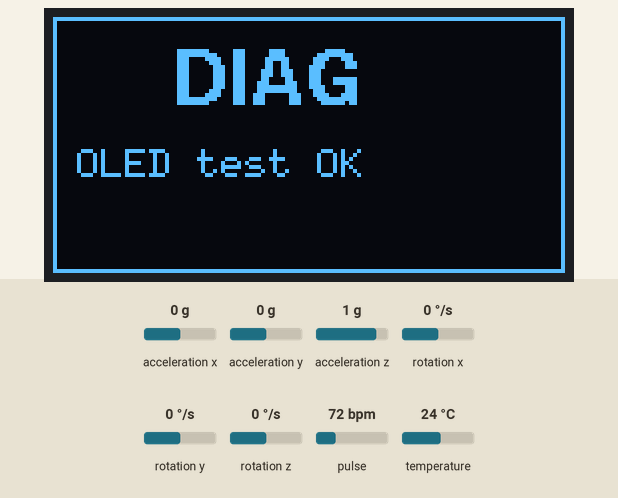
This sketch was run on a simulated ESP32-C3. Shown: 128×64 one-colour display. The inputs (shaded band) are chosen by the test bench; at power-on: acceleration x 0 g, acceleration y 0 g, acceleration z 1 g, rotation x 0 °/s, rotation y 0 °/s, rotation z 0 °/s, pulse 72 bpm, temperature 24 °C. What the sketch prints to the serial monitor is not drawn.

Above: at 1.6 s.

The sketch:

watch_diag.ino
```cpp
/*
 * FitnessAI Watch — hardware DIAGNOSTIC sketch (not the product firmware).
 * Board: ESP32-C3 SuperMini.  Flash with CDCOnBoot=cdc so Serial is on USB.
 *
 * Tests every component on the shared I2C bus one at a time and streams live
 * values over USB serial so each part can be verified interactively:
 *   1. I2C scan          — lists every address that ACKs on SDA=7 / SCL=8
 *   2. SSD1306 OLED       — draws a visible DIAG test screen
 *   3. MAX30105 (HR)      — part ID + live IR/RED (put a finger on it → IR jumps)
 *   4. MPU6050 (IMU)      — live accel/gyro/temp (tilt/shake → values change)
 *
 * Wiring lives in the product config.h; this sketch hard-codes the same pins
 * so it stands alone.
 */

#include <Wire.h>
#include <U8g2lib.h>
#include <MAX30105.h>
#include <Adafruit_MPU6050.h>
#include <Adafruit_Sensor.h>

// Same bus as the product firmware (config.h): SDA=7, SCL=8.
static const int PIN_SDA = 7;
static const int PIN_SCL = 8;
static const uint8_t OLED_ADDR = 0x3C;
static const uint8_t MAX_ADDR  = 0x57;
static const uint8_t MPU_ADDR  = 0x68;

U8G2_SSD1306_128X64_NONAME_F_HW_I2C u8g2(U8G2_R0, /*reset=*/U8X8_PIN_NONE);
MAX30105 particleSensor;
Adafruit_MPU6050 mpu;

static bool oledOk = false, maxOk = false, mpuOk = false;

static void i2cScan() {
  Serial.println(F("\n[1] I2C scan on SDA=7 SCL=8 ..."));
  int found = 0;
  for (uint8_t a = 0x08; a <= 0x77; a++) {
    Wire.beginTransmission(a);
    if (Wire.endTransmission() == 0) {
      Serial.printf("    ACK 0x%02X", a);
      if (a == OLED_ADDR) Serial.print(F("  <- SSD1306 OLED"));
      else if (a == MAX_ADDR) Serial.print(F("  <- MAX3010x HR"));
      else if (a == MPU_ADDR) Serial.print(F("  <- MPU6050 IMU"));
      Serial.println();
      found++;
    }
  }
  Serial.printf("    %d device(s) found.\n", found);
}

void setup() {
  Serial.begin(115200);
  delay(1500);                       // give USB CDC time to enumerate
  Serial.println(F("\n===== FitnessAI Watch — HARDWARE DIAGNOSTIC ====="));

  Wire.begin(PIN_SDA, PIN_SCL);
  Wire.setClock(400000);

  i2cScan();

  Serial.println(F("\n[2] SSD1306 OLED init ..."));
  u8g2.setI2CAddress(OLED_ADDR << 1);
  oledOk = u8g2.begin();
  Serial.println(oledOk ? F("    OLED begin() OK — check the screen for 'DIAG'")
                        : F("    OLED begin() FAILED"));
  if (oledOk) {
    u8g2.clearBuffer();
    u8g2.setFont(u8g2_font_helvB14_tr);
    u8g2.drawStr(30, 22, "DIAG");
    u8g2.setFont(u8g2_font_6x10_tr);
    u8g2.drawStr(6, 40, "OLED test OK");
    u8g2.drawFrame(0, 0, 128, 64);
    u8g2.sendBuffer();
  }

  Serial.println(F("\n[3] MAX30105 (heart rate) init ..."));
  maxOk = particleSensor.begin(Wire, I2C_SPEED_FAST, MAX_ADDR);
  if (maxOk) {
    particleSensor.setup(0x1F, 4, 2, 400, 411, 4096);
    Serial.printf("    MAX3010x found. part ID = 0x%02X, rev = 0x%02X\n",
                  particleSensor.readPartID(), particleSensor.getRevisionID());
    Serial.println(F("    -> place a finger on the sensor; IR should exceed ~50000"));
  } else {
    Serial.println(F("    MAX3010x NOT found on the bus"));
  }

  Serial.println(F("\n[4] MPU6050 (accel/gyro) init ..."));
  mpuOk = mpu.begin(MPU_ADDR, &Wire);
  if (mpuOk) {
    mpu.setAccelerometerRange(MPU6050_RANGE_8_G);
    mpu.setGyroRange(MPU6050_RANGE_500_DEG);
    mpu.setFilterBandwidth(MPU6050_BAND_21_HZ);
    Serial.println(F("    MPU6050 found. -> tilt/shake the board; accel should change"));
  } else {
    Serial.println(F("    MPU6050 NOT found on the bus"));
  }

  Serial.printf("\nSUMMARY  OLED:%s  HR:%s  IMU:%s\n",
                oledOk ? "OK" : "FAIL",
                maxOk  ? "OK" : "FAIL",
                mpuOk  ? "OK" : "FAIL");
  Serial.println(F("Streaming live values (one line/500ms) ...\n"));
}

void loop() {
  static uint32_t last = 0;
  if (millis() - last < 500) return;
  last = millis();

  Serial.print("HR ");
  if (maxOk) {
    long ir = particleSensor.getIR();
    long red = particleSensor.getRed();
    Serial.printf("IR=%-7ld RED=%-7ld %s", ir, red,
                  ir > 50000 ? "[finger]" : "[  no  ]");
  } else Serial.print("--");

  Serial.print("   IMU ");
  if (mpuOk) {
    sensors_event_t a, g, t;
    mpu.getEvent(&a, &g, &t);
    Serial.printf("ax=%+.2f ay=%+.2f az=%+.2f  gz=%+.2f  T=%.1fC",
                  a.acceleration.x, a.acceleration.y, a.acceleration.z,
                  g.gyro.z, t.temperature);
  } else Serial.print("--");

  Serial.println();
}
```
